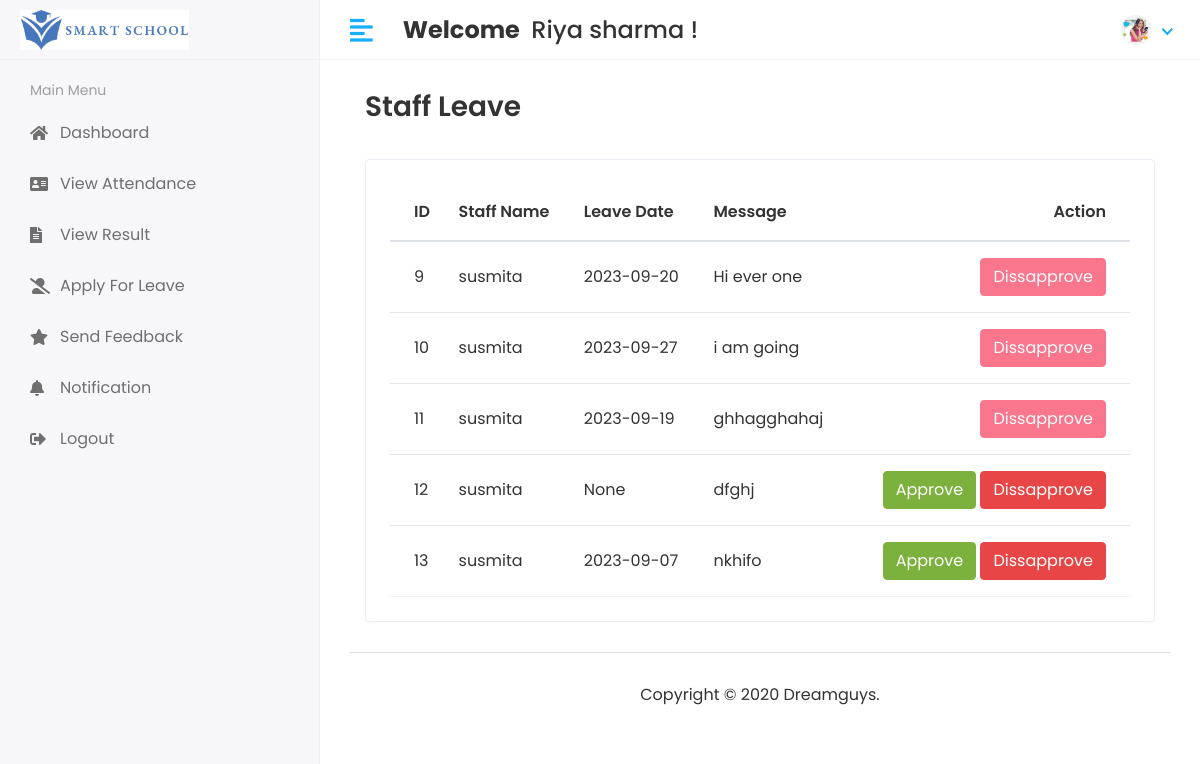
The page /holiday_view (signed in) on the database as committed earlier.
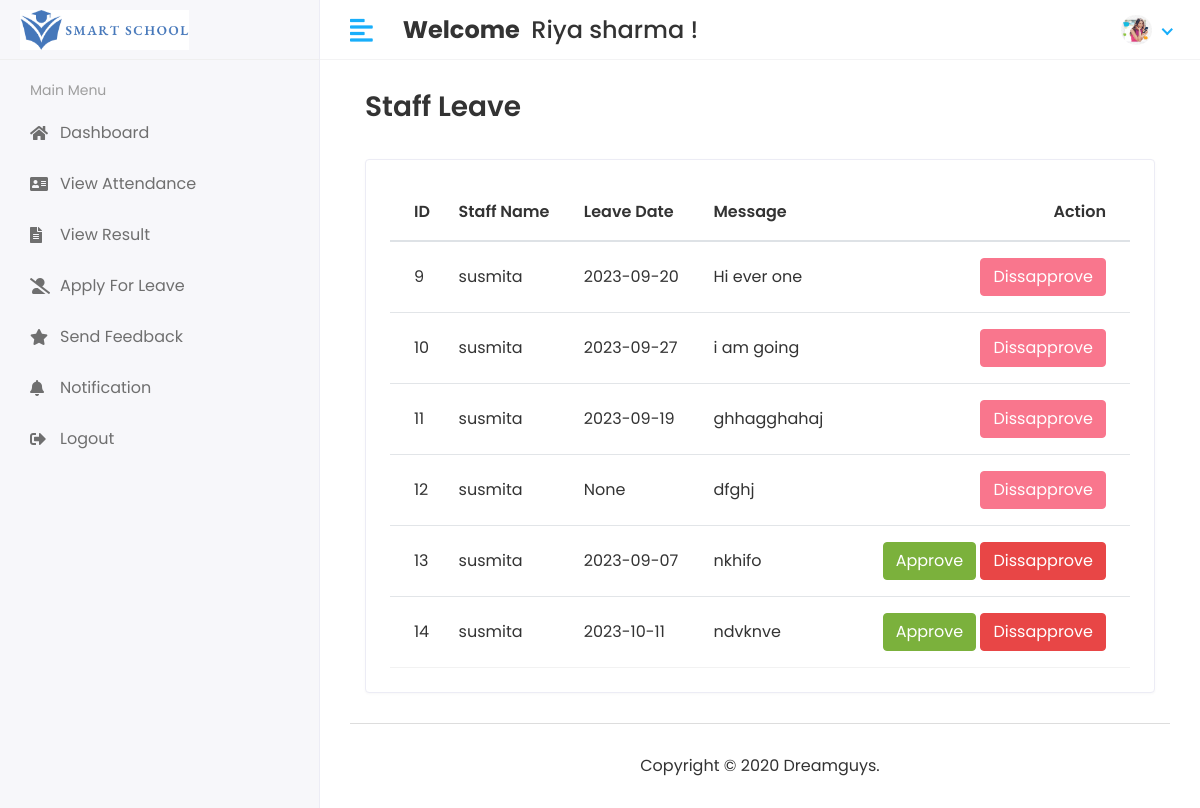
The same page on the database as committed later.
### studentapp/models.py (models this page shows, shortened)
class Staff_leave(models.Model):
    staff_id=models.ForeignKey(Staff,on_delete=models.CASCADE)
    data=models.CharField(max_length=100,null=True)
    message=models.TextField()
    status=models.IntegerField(default=0)
    created_at=models.DateTimeField(auto_now_add=True)
    updated_at=models.DateTimeField(auto_now_add=True)

class Staff(models.Model):
    admin=models.OneToOneField(CoustamUser,on_delete=models.CASCADE)
    address=models.TextField()
    gender=models.CharField(max_length=100)
    created_at=models.DateTimeField(auto_now_add=True)
    update_at=models.DateTimeField(auto_now_add=True)

class CoustamUser(AbstractUser):
    User=(
        (1,'HOD'),
        (2,'STAFF'),
        (3,'STUDENT'),
    )
    user_type=models.CharField(choices=User,max_length=50,default=1)
    profile_pic=models.ImageField(upload_to='Media/profile_pic')

### studentmagmentsystem/Hod_views.py (the view)
# urls.py: path('holiday_view',Hod_views.Sataf_leave_view,name='holiday_view'),
@login_required(login_url="/")
def Sataf_leave_view(request):
    staff_leave=Staff_leave.objects.all()
    context={
      'staff_leave':staff_leave
    }
    return render(request,'hod/staff_leave_view.html',context)

### templates/hod/staff_leave_view.html (shortened to what this page needs)
{% extends 'base.html'%}
{%block content%}
{%load static%}
<div class="content container-fluid">
   <div class="page-header">
      <div class="row align-items-center">
         <div class="col">
            <h3 class="page-title">Staff Leave</h3>
         </div>
      </div>
   </div>
   <div class="row">
      <div class="col-sm-12">
         <div class="card card-table">
            <div class="card-body">
               <div class="table-responsive">
                  <table class="table table-hover table-center mb-0 datatable">
                     <thead>
                        <tr>
                           <th>ID</th>
                           <th>Staff Name</th>
                           <th>Leave Date</th>
                           <th>Message</th>
                           <th class="text-right">Action</th>
                        </tr>
                     </thead>
                     <tbody>
                        {%for sl in staff_leave %}
                        <tr>
                           <td>{{sl.id}}</td>
                           <td>{{sl.staff_id.admin.first_name}}</td>
                           <td>{{sl.data}}</td>
                           <td>{{sl.message}}</td>
                           <td class="text-right">
                              <div class="actions">
                                {% if sl.status == 0 %}
                                <a href="/approve_leave/{{sl.id}}" class="btn btn-success">Approve</a>
                                <a href="/diss_approve_leave/{{sl.id}}" class="btn btn-danger">Dissapprove</a>
                                {% elif i.status == 1 %}
                                <button class="btn btn-success" disabled="disabled">Approve</button>
                                {%else%}
                                <button class="btn btn-danger" disabled="disabled">Dissapprove</button>
                                {%endif%}
                              </div>
                           </td>
                        </tr>
                        {%endfor%}
                     </tbody>
                  </table>
               </div>
            </div>
         </div>
      </div>
   </div>
</div>
{%endblock%}

Rows that differ between the two databases and show on the page:
changed Staff_leave "None": no longer shows "Approve"
added Staff_leave: id "14", staff_id.admin.first_name "susmita", data "2023-10-11", message "ndvknve"
